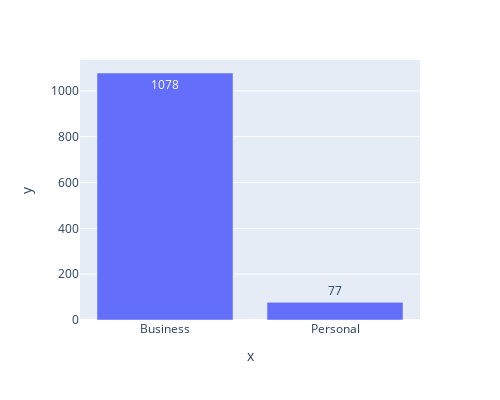

The code cell stored with this chart in its notebook:
### Code cell
px.bar(x=df['CATEGORY*'].value_counts().index,
       y=df['CATEGORY*'].value_counts().values,height=400,width=500,text_auto=True)
# most of the booking are for business

### Figure 1 — Plotly figure (JSON) as saved in the notebook; plotly's stock layout.template omitted (floating-point values rounded to 4 significant figures)
{"data": [{"alignmentgroup": "True", "hovertemplate": "x=%{x}<br>y=%{y}<extra></extra>", "legendgroup": "", "marker": {"color": "#636efa", "pattern": {"shape": ""}}, "name": "", "offsetgroup": "", "orientation": "v", "showlegend": false, "textposition": "auto", "texttemplate": "%{y}", "type": "bar", "x": ["Business", "Personal"], "xaxis": "x", "y": [1078, 77], "yaxis": "y"}], "layout": {"barmode": "relative", "height": 400, "legend": {"tracegroupgap": 0}, "margin": {"t": 60}, "width": 500, "xaxis": {"anchor": "y", "domain": [0, 1], "title": {"text": "x"}}, "yaxis": {"anchor": "x", "domain": [0, 1], "title": {"text": "y"}}}}
